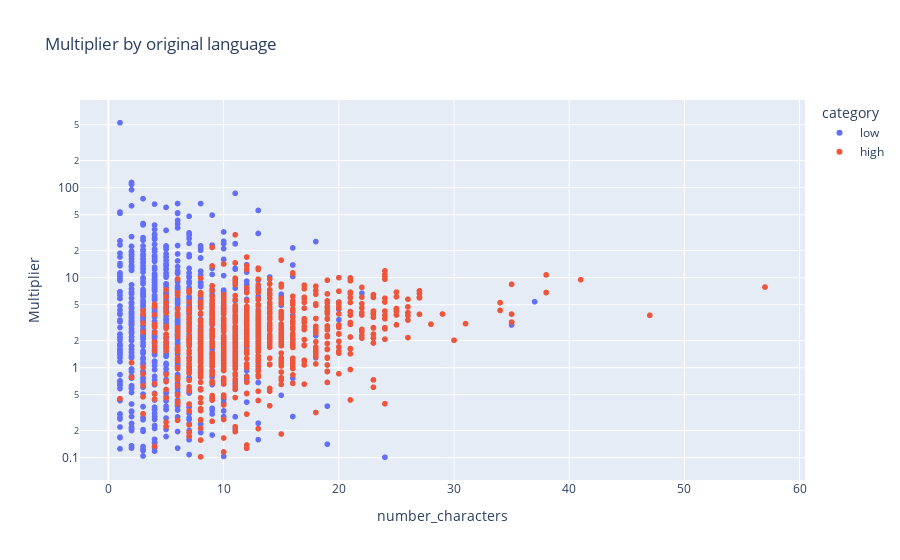

The notebook cell this image was saved under:
### Code cell
# Plot the multiplier vs original language 

fig = px.scatter(df, x='number_characters', y='multiplier', color='category',
                 labels={'language': 'Original Language', 'multiplier': 'Multiplier'},
                 title='Multiplier by original language', log_y=True)

fig.show()

### Figure 1 — Plotly figure (JSON) as saved in the notebook; plotly's stock layout.template omitted (floating-point values rounded to 4 significant figures; data arrays with more than 128 entries replaced by an {"elided": "..."} marker saying what was removed)
{"data": [{"hovertemplate": "category=low<br>number_characters=%{x}<br>Multiplier=%{y}<extra></extra>", "legendgroup": "low", "marker": {"color": "#636efa", "symbol": "circle"}, "mode": "markers", "name": "low", "showlegend": true, "type": "scattergl", "x": {"elided": "855 int values"}, "xaxis": "x", "y": {"elided": "855 float values"}, "yaxis": "y"}, {"hovertemplate": "category=high<br>number_characters=%{x}<br>Multiplier=%{y}<extra></extra>", "legendgroup": "high", "marker": {"color": "#EF553B", "symbol": "circle"}, "mode": "markers", "name": "high", "showlegend": true, "type": "scattergl", "x": {"elided": "846 int values"}, "xaxis": "x", "y": {"elided": "846 float values"}, "yaxis": "y"}], "layout": {"legend": {"title": {"text": "category"}, "tracegroupgap": 0}, "title": {"text": "Multiplier by original language"}, "xaxis": {"anchor": "y", "domain": [0, 1], "title": {"text": "number_characters"}}, "yaxis": {"anchor": "x", "domain": [0, 1], "title": {"text": "Multiplier"}, "type": "log"}}}
